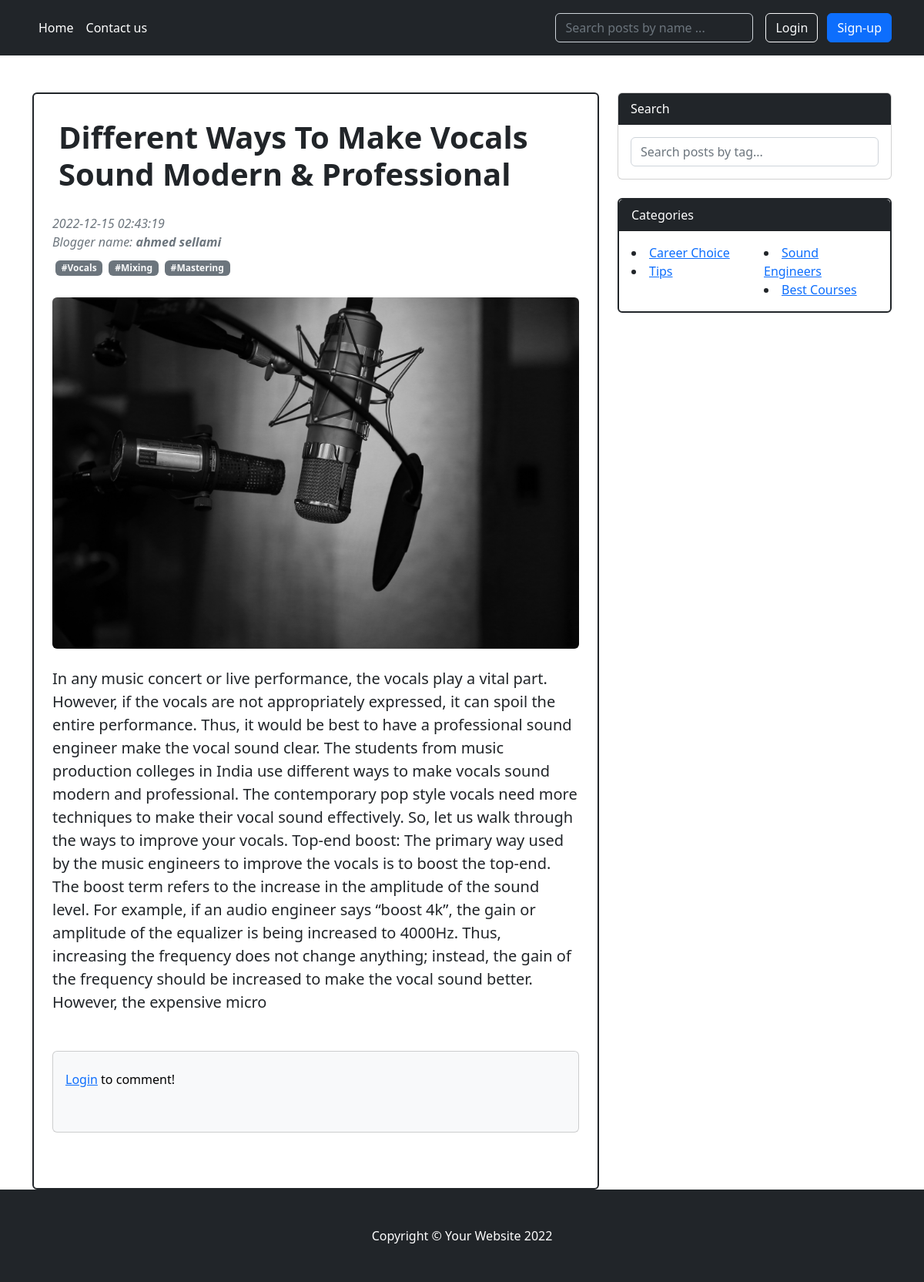
Page /INC/view/post.php?id=19 on the committed database.
### tables this page shows
CREATE TABLE `post` (
  `id` int(11) NOT NULL,
  `header` varchar(200) NOT NULL,
  `content` varchar(1000) NOT NULL,
  `likes` int(11) DEFAULT 0,
  `comments` int(11) DEFAULT 0,
  `submit_date` timestamp NOT NULL DEFAULT current_timestamp(),
  `title` varchar(100) NOT NULL,
  `category_id` int(11) NOT NULL,
  `views` int(11) NOT NULL DEFAULT 0,
  `tags` varchar(200) NOT NULL,
  `blogger` varchar(100) NOT NULL DEFAULT 'ahmed sellami'
);

CREATE TABLE `category` (
  `id` int(11) NOT NULL,
  `name` varchar(100) NOT NULL
);

### INC/model/Post.php (called while the page is built, shortened)
<?php
class Post
{
    public static function getbyid($db, $id)
    {
        $sql = "SELECT post.id,post.category_id, post.title, post.header, post.blogger, post.content,post.likes,post.views,post.submit_date,post.comments,post.tags, category.name as category
        FROM post
        LEFT JOIN category
        ON post.category_id = category.id
        WHERE post.id=?";
        $params = array($id);
        $resultat = $db->execute_query($sql, $params);
        if (!$resultat) {
            $erreur = $db->errorInfo();
            echo "Lecture impossible, id", $db->errorCode(), $erreur[2];
        } else {
            return $resultat->fetch(PDO::FETCH_OBJ);
        }
    }
}

### INC/model/Database.php (called while the page is built, shortened)
<?php
class Database {
private $pdo;
private function __construct($host,$dbname,$user,$pass){
try{
$dsn = "mysql:host=".$host.";dbname=".$dbname;
$this->pdo = new PDO($dsn,$user,$pass);
$this->pdo->setAttribute(PDO::ATTR_ERRMODE, PDO::ERRMODE_EXCEPTION);
}
catch(PDOException $except){
echo"Echec de la connexion: ". $except->getMessage();
die();
}
}
public function execute_query($sql, $params = null){
    if ($params == null) {
    $resultat = $this->pdo->query($sql);
    }
    else {
    $resultat = $this->pdo->prepare($sql);
    $resultat->execute($params);
    }
    if(!$resultat) {
    $erreur=$this->pdo->errorInfo();
    echo "Lecture impossible, code", $this->pdo->errorCode(),$erreur[2];
    die();
    }else {
    return $resultat;
    }
    }
}

### INC/model/Category.php (called while the page is built, shortened)
<?php
class Category {
    public static function getAll($db){
        $sql = "SELECT * from category";
        $resultat = $db->execute_query($sql);
        if(!$resultat) {
        $erreur=$db->errorInfo();
        echo "Lecture impossible, id", $db->errorCode(),$erreur[2];
        }
        else{
        return $resultat->fetchAll(PDO::FETCH_OBJ);
        }
        }
}
?>

### INC/controller/CategoryC.php (the view, shortened to what this page needs)
<?php
require_once __DIR__ . '/../model/Category.php';
$db = Config::getDB();
function getAllCategories()
{
    global $db;
    $categories = Category::getAll($db);
    if (count($categories) > 1) {
        list($array1, $array2) = array_chunk($categories, ceil(count($categories) / 2));
    } else {
        $array1 = $categories;
    }
    $result = "
    <div class='card mb-4 border border-dark border-2'>
          <div class='card-header  text-bg-dark'>Categories</div>
          <div class='card-body'>
            <div class='row'>
              <div class='col-sm-6'>
              ";
    foreach ($array1 as $value) {
        $result .= "<li><a id='$value->id' href='#$value->id' onClick='searchID(this.id);'>$value->name</a></li>";
    }
    $result .= "
              </div>
              <div class='col-sm-6'>";
    if (count($categories) > 1) {
        foreach ($array2 as $value) {
            $result .= "<li><a id='$value->id' href='#$value->id' onClick='searchID(this.id);'>$value->name</a></li>";
        }
    }
    $result .= "
                </div>
                </div>
            </div>
            </div>";
    return $result;
}

### INC/controller/PostsC.php (shortened to what this page needs)
<?php
require_once __DIR__ . '/../model/Post.php';
$db = Config::getDB();
function convert($string)
{
  try {
    $res = explode("#", trim($string, '#'));
    $output = "";
    foreach ($res as $tag) {
      $output .= "<a class='m-1 badge bg-secondary text-decoration-none link-light' href='#!'>#$tag</a>";
    }
    return $output;
  } catch (Exception $e) {
    var_dump($e);
    return "";
  }
}
function getPostByid($id)
{
  global $db;
  $post = Post::getbyid($db, $id);
  if (isset($_SESSION["user"])) {
    $user = $_SESSION["user"];
  } else {
    $user = null;
  }
  if (!is_null($user) && $user->isAdmin) {
    $edit = "                  <div class='ms-auto p-2 bd-highlight'>
    <div class='dropdown'>
      <i class='fa fa-bars' aria-hidden='true' aria-hidden='true' id='dropdownMenuButton1' data-bs-toggle='dropdown' aria-expanded='false'></i>
      <ul class='dropdown-menu' aria-labelledby='dropdownMenuButton1'>
        <li>
          <a class='dropdown-item d-flex bd-highlight mb-3' data-bs-toggle='modal' data-bs-target='#exampleModal'>
            <div class='p-2 bd-highlight'><i class='fa fa-edit' aria-hidden='true'></i></div>
            <div class='ms-auto p-2 bd-highlight'> Edit</div>
          </a>
        </li>
        <li>
          <a class='dropdown-item d-flex bd-highlight mb-3' href='../controller/DeletePC.php?id=$id'>
            <div class='p-2 bd-highlight'><i class='fa fa-trash' aria-hidden='true'></i></div>
            <div class='ms-auto p-2 bd-highlight'> Delete</div>
          </a>
        </li>
      </ul>
    </div>
  </div>";
  } else {
    $edit = "";
  }
  $result = "
          <header class='mb-4'>
                      <div class='d-flex bd-highlight mb-3'>
                        <div class='p-2 bd-highlight'>
                          <h1 class='fw-bolder mb-1'>$post->title</h1>
                        </div>
                        $edit
                      </div>
                      <div class='text-muted fst-italic mb-2'>
                      $post->submit_date<br/>
                      Blogger name: <b>$post->blogger</b>
                      </div>" . convert($post->tags) . "
                    </header>
                    <figure class='mb-4'>
                      <img class='img-fluid rounded' src='../SRC/img/$post->id.jpg' alt='...' />
                    </figure>
                    <section class='mb-5'>
                      <p class='fs-5 mb-4'>
                      $post->content
                      </p>
                    </section>";
  return $result;
}

### rows in the picture
post: title "Different Ways To Make Vocals Sound Modern & Professional", submit_date "2022-12-15 02:43:19", blogger "ahmed sellami", tags "Vocals", tags "Mixing", tags "Mastering", content "In any music concert or live performance, the vocals play a vital part. However, if the vocals are not appropriately expressed, it can spoil the entire performance. Thus, it would be best to have a professional sound engineer make the vocal sound clear. The students from music production colleges in India use different ways to make vocals sound modern and professional. The contemporary pop style vocals need more techniques to make their vocal sound effectively. So, let us walk through the ways to improve your vocals. Top-end boost: The primary way used by the music engineers to improve the vocals is to boost the top-end. The boost term refers to the increase in the amplitude of the sound…"
category: name "Career Choice"
category: name "Tips"
category: name "Sound Engineers"
category: name "Best Courses"
